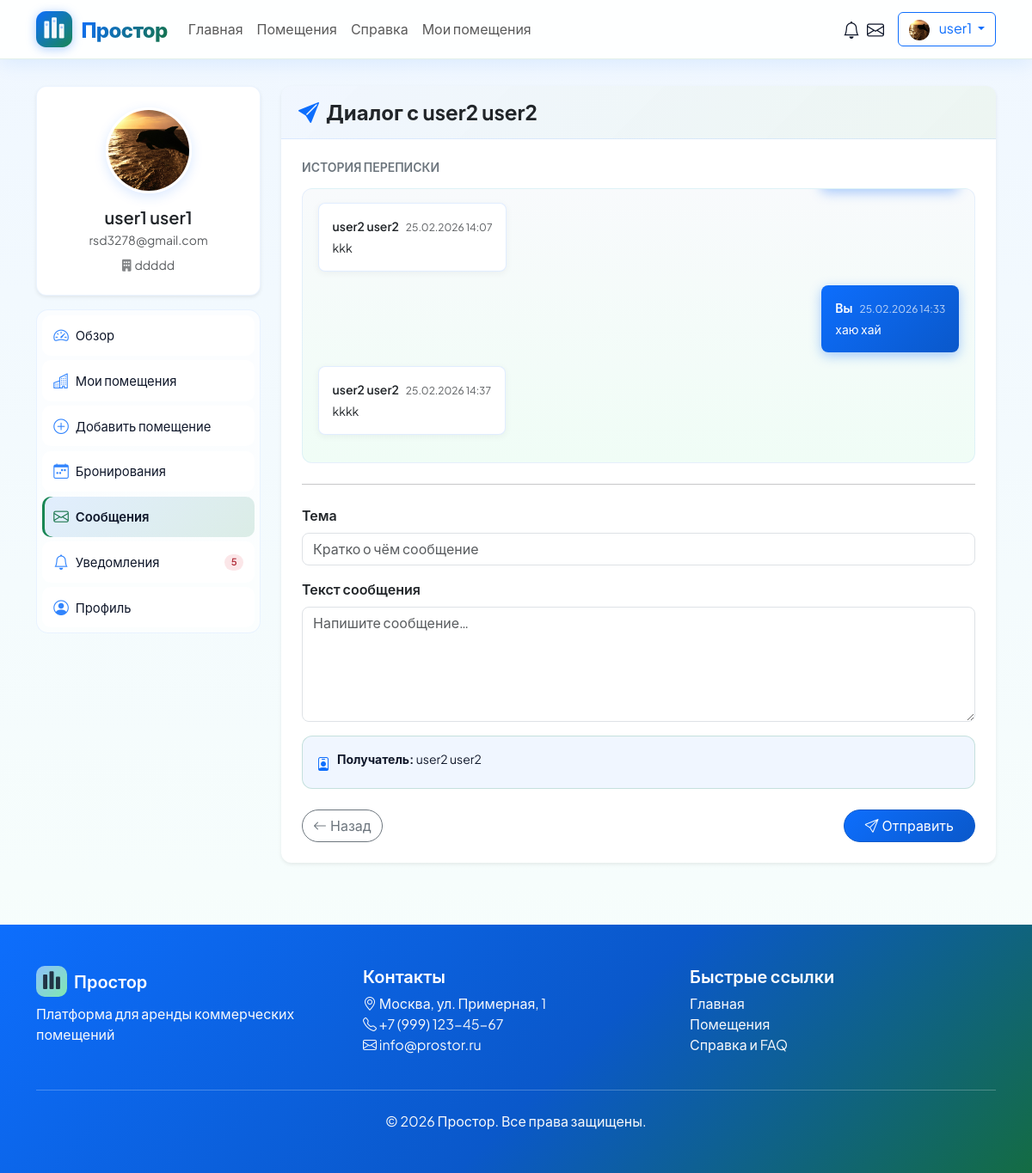
The app's page /messages/send/3/ (signed in), older data.
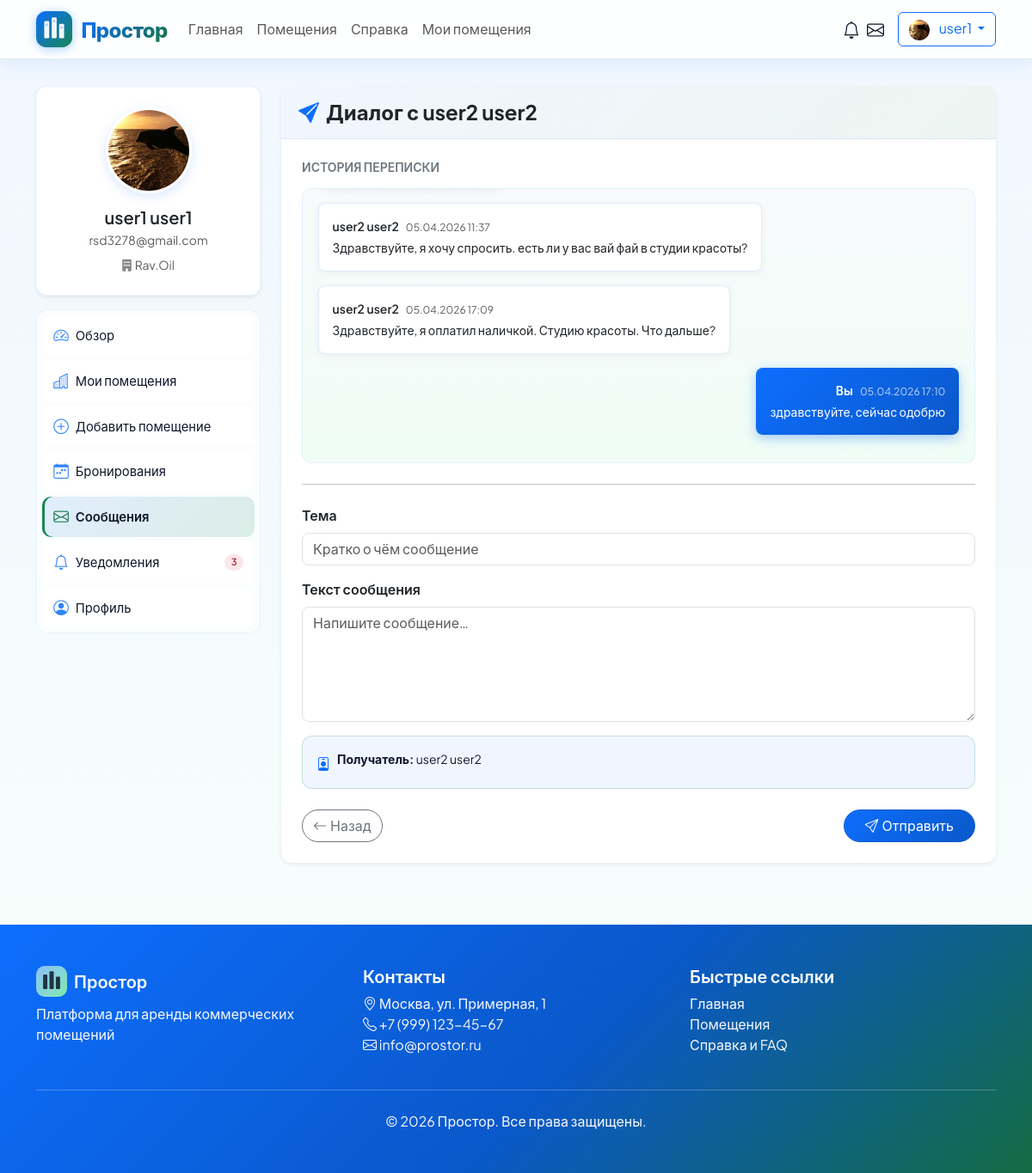
The same page, newer data.
### core/models.py (models this page shows, shortened)
class User(AbstractUser):
    USER_TYPE_CHOICES = [
        ('tenant', 'Арендатор'),
        ('landlord', 'Арендодатель'),
        ('admin', 'Администратор'),
    ]
    user_type = models.CharField(
        max_length=20,
        choices=USER_TYPE_CHOICES,
        default='tenant',
        verbose_name='Тип пользователя'
    )
    avatar = models.ImageField(
        upload_to='avatars/',
        null=True,
        blank=True,
        verbose_name='Аватар'
    )
    phone = models.CharField(
        max_length=20,
        blank=True,
        null=True,
        verbose_name='Телефон'
    )
    company_name = models.CharField(
        max_length=100,
        blank=True,
        null=True,
        verbose_name='Название компании'
    )
    email_verified = models.BooleanField(
        default=False,
        verbose_name='Email подтвержден'
    )
    phone_verified = models.BooleanField(
        default=False,
        verbose_name='Телефон подтвержден'
    )
    class Meta:
        verbose_name = 'Пользователь'
        verbose_name_plural = 'Пользователи'
    def get_full_name_or_username(self):
        if self.first_name and self.last_name:
            return f"{self.first_name} {self.last_name}"
        return self.username

class Message(models.Model):
    sender = models.ForeignKey(
        User,
        on_delete=models.CASCADE,
        related_name='sent_messages',
        verbose_name='Отправитель'
    )
    recipient = models.ForeignKey(
        User,
        on_delete=models.CASCADE,
        related_name='received_messages',
        verbose_name='Получатель'
    )
    property = models.ForeignKey(
        Property,
        on_delete=models.CASCADE,
        null=True,
        blank=True,
        related_name='messages',
        verbose_name='Помещение'
    )
    subject = models.CharField(
        max_length=200,
        verbose_name='Тема'
    )
    message = models.TextField(
        verbose_name='Сообщение'
    )
    is_read = models.BooleanField(
        default=False,
        verbose_name='Прочитано'
    )
    created_at = models.DateTimeField(
        auto_now_add=True,
        verbose_name='Дата создания'
    )
    class Meta:
        verbose_name = 'Сообщение'
        verbose_name_plural = 'Сообщения'
        ordering = ['-created_at']

### core/views.py (the view, shortened to what this page needs)
# urls.py: path('messages/send/<int:user_id>/', views.send_message, name='send_message'),
@login_required
def send_message(request, user_id=None, property_id=None):
    recipient = None
    property_obj = None
    if property_id:
        property_obj = get_object_or_404(Property, id=property_id)
        recipient = property_obj.landlord
        if request.user == recipient:
            messages.error(request, 'Вы не можете отправить сообщение самому себе.')
            return redirect('property_detail', slug=property_obj.slug)
    elif user_id:
        recipient = get_object_or_404(User, id=user_id)
        if request.user == recipient:
            messages.error(request, 'Вы не можете отправить сообщение самому себе.')
            return redirect('messages_list')
    else:
        messages.error(request, 'Не указан получатель.')
        return redirect('home')
    conversation = Message.objects.filter(
        Q(sender=request.user, recipient=recipient) |
        Q(sender=recipient, recipient=request.user)
    ).order_by('created_at')
    Message.objects.filter(
        sender=recipient,
        recipient=request.user,
        is_read=False
    ).update(is_read=True)
    context = {
        'recipient': recipient,
        'property': property_obj,
        'conversation': conversation,
        'title': f'Сообщение для {recipient.get_full_name_or_username()}' if recipient else 'Новое сообщение'
    }
    return render(request, 'core/send_message.html', context)

### core/context_processors.py (called while the page is built)
def tenant_cart(request):
    if request.user.is_authenticated and getattr(request.user, 'user_type', None) == 'tenant':
        return {'cart_items_count': Cart.objects.filter(user=request.user).count()}
    return {'cart_items_count': 0}

def notifications_context(request):
    if request.user.is_authenticated:
        unread_count = Notification.objects.filter(
            user=request.user,
            is_read=False
        ).count()
        unread_messages_count = Message.objects.filter(
            recipient=request.user,
            is_read=False,
        ).count()
        recent_notifications = Notification.objects.filter(
            user=request.user
        ).order_by('-created_at')[:5]
        return {
            'unread_notifications_count': unread_count,
            'unread_messages_count': unread_messages_count,
            'recent_notifications': recent_notifications,
        }
    return {
        'unread_notifications_count': 0,
        'unread_messages_count': 0,
        'recent_notifications': [],
    }

### templates/core/send_message.html (shortened to what the changed rows need)
{% extends 'base.html' %}
{% load static %}
{% block content %}
<div class="container py-4">
    <div class="row g-4">
        <div class="col-lg-3">
            {% include 'core/includes/user_sidebar.html' %}
        </div>
        <div class="col-lg-9">
            <div class="card messages-thread__card border-0 shadow-sm">
                <div class="card-body p-4">
                    {% if conversation %}
                        <div class="mb-4">
                            <div class="messages-thread__scroll" id="messagesThreadScroll">
                                {% for msg in conversation %}
                                    <div class="mb-3 {% if msg.sender == request.user %}text-end{% endif %}">
                                        <div class="d-inline-flex flex-column {% if msg.sender == request.user %}align-items-end{% else %}align-items-start{% endif %}" style="max-width: 85%;">
                                            <div class="message-bubble rounded-3 p-3 text-start {% if msg.sender == request.user %}message-bubble--own{% else %}message-bubble--other{% endif %}">
                                                <div class="d-flex flex-wrap gap-2 align-items-baseline mb-1 {% if msg.sender == request.user %}justify-content-end{% endif %}">
                                                    <small class="fw-semibold {% if msg.sender == request.user %}text-white{% else %}text-dark{% endif %}">
                                                        {% if msg.sender == request.user %}Вы{% else %}{{ msg.sender.get_full_name_or_username }}{% endif %}
                                                    </small>
                                                    <small class="{% if msg.sender == request.user %}text-white opacity-75{% else %}text-muted{% endif %}" style="font-size: 0.75rem;">
                                                        {{ msg.created_at|date:"d.m.Y H:i" }}
                                                    </small>
                                                </div>
                                                <div class="mb-0 small {% if msg.sender == request.user %}text-white{% else %}text-dark{% endif %}">{{ msg.message|linebreaksbr }}</div>
                                            </div>
                                        </div>
                                    </div>
                                {% endfor %}
                            </div>
                        </div>
                    {% endif %}
                </div>
            </div>
        </div>
    </div>
</div>
{% endblock %}

### templates/base.html (shortened to what the changed rows need)
{% load static %}
<!DOCTYPE html>
<html lang="ru">
<head>
    <link href="https://cdn.jsdelivr.net/npm/bootstrap@5.3.0/dist/css/bootstrap.min.css" rel="stylesheet">
    <link rel="stylesheet" href="{% static 'css/style.css' %}">
    <link rel="stylesheet" href="https://cdn.jsdelivr.net/npm/bootstrap-icons@1.10.0/font/bootstrap-icons.css">
    <link rel="stylesheet" href="https://cdnjs.cloudflare.com/ajax/libs/font-awesome/6.4.0/css/all.min.css">
</head>
<body>
    <nav class="navbar navbar-expand-lg navbar-light bg-white fixed-top">
        <div class="container">
            <div class="collapse navbar-collapse" id="navbarNav">
                <div class="d-flex align-items-center">
                    {% if user.is_authenticated %}
                        <div class="dropdown me-2">
                            <a class="nav-link position-relative" href="#" id="notificationsDropdown" role="button"
                               data-bs-toggle="dropdown" aria-expanded="false" title="Уведомления">
                                <i class="bi bi-bell fs-5"></i>
                            </a>
                        </div>
                        <div class="dropdown me-3">
                            <a class="nav-link position-relative" href="#" id="messagesDropdown" role="button"
                               data-bs-toggle="dropdown" aria-expanded="false" title="Сообщения">
                                <i class="bi bi-envelope fs-5"></i>
                            </a>
                        </div>
                        <div class="dropdown">
                            <button class="btn btn-outline-primary dropdown-toggle" type="button"
                                    data-bs-toggle="dropdown">
                                {% if user.avatar %}
                                    <img src="{{ user.avatar.url }}" class="rounded-circle me-2"
                                         width="24" height="24" alt="Аватар">
                                {% else %}
                                    <i class="bi bi-person-circle me-2"></i>
                                {% endif %}
                                {{ user.username }}
                            </button>
                        </div>
                    {% else %}
                        <a href="{% url 'login' %}" class="btn btn-outline-primary me-2">Войти</a>
                        <a href="{% url 'register' %}" class="btn btn-primary">Регистрация</a>
                    {% endif %}
                </div>
            </div>
        </div>
    </nav>
    <main>
        {% block content %}{% endblock %}
    </main>
</body>
</html>

### templates/core/includes/user_sidebar.html (shortened to what the changed rows need)
{% load static %}
{% with url_name=request.resolver_match.url_name %}
<div class="user-sidebar">
    <div class="card user-sidebar__profile border-0 shadow-sm mb-3">
        <div class="card-body text-center p-4">
            {% if user.avatar %}
                <img src="{{ user.avatar.url }}" class="user-sidebar__avatar rounded-circle mb-3" width="100" height="100" alt="">
            {% else %}
                <img src="{% static 'images/default-avatar.png' %}" class="user-sidebar__avatar rounded-circle mb-3" width="100" height="100" alt="">
            {% endif %}
            <h5 class="card-title fw-semibold mb-1">{{ user.get_full_name_or_username }}</h5>
            <p class="text-muted small mb-0">{{ user.email }}</p>
            {% if user.company_name %}
                <p class="text-muted small mt-2 mb-0"><i class="fas fa-building me-1 opacity-75"></i>{{ user.company_name }}</p>
            {% endif %}
        </div>
    </div>
    <nav class="list-group user-sidebar__nav mb-4" aria-label="Разделы личного кабинета">
        <a href="{% url 'notifications_list' %}"
           class="list-group-item list-group-item-action user-sidebar__link d-flex align-items-center {% if url_name == 'notifications_list' %}is-active{% endif %}">
            <i class="bi bi-bell user-sidebar__icon"></i>
            <span>Уведомления</span>
            {% if unread_notifications_count %}
                <span class="badge rounded-pill user-sidebar__badge user-sidebar__badge--danger ms-auto">{{ unread_notifications_count }}</span>
            {% endif %}
        </a>
    </nav>
</div>
{% endwith %}

Row changes from the older to the newer data that the page shows:
no longer on this page (row unchanged): Message: sender.get_full_name_or_username "user2 user2", created_at "25.02.2026 14:07", message "kkk"
no longer on this page (row unchanged): Message: shows "Вы", created_at "25.02.2026 14:33", message "хаю хай"
no longer on this page (row unchanged): Message: sender.get_full_name_or_username "user2 user2", created_at "25.02.2026 14:37", message "kkkk"
changed User "user1 user1": company_name "ddddd" → "Rav.Oil"
added Message: sender.get_full_name_or_username "user2 user2", created_at "05.04.2026 11:37", message "Здравствуйте, я хочу спросить. есть ли у вас вай фай в студии красоты?"
added Message: sender.get_full_name_or_username "user2 user2", created_at "05.04.2026 17:09", message "Здравствуйте, я оплатил наличкой. Студию красоты. Что дальше?"
added Message: shows "Вы", created_at "05.04.2026 17:10", message "здравствуйте, сейчас одобрю"
Text that changed along with them:
{{ unread_notifications_count }}: "5" → "3"
